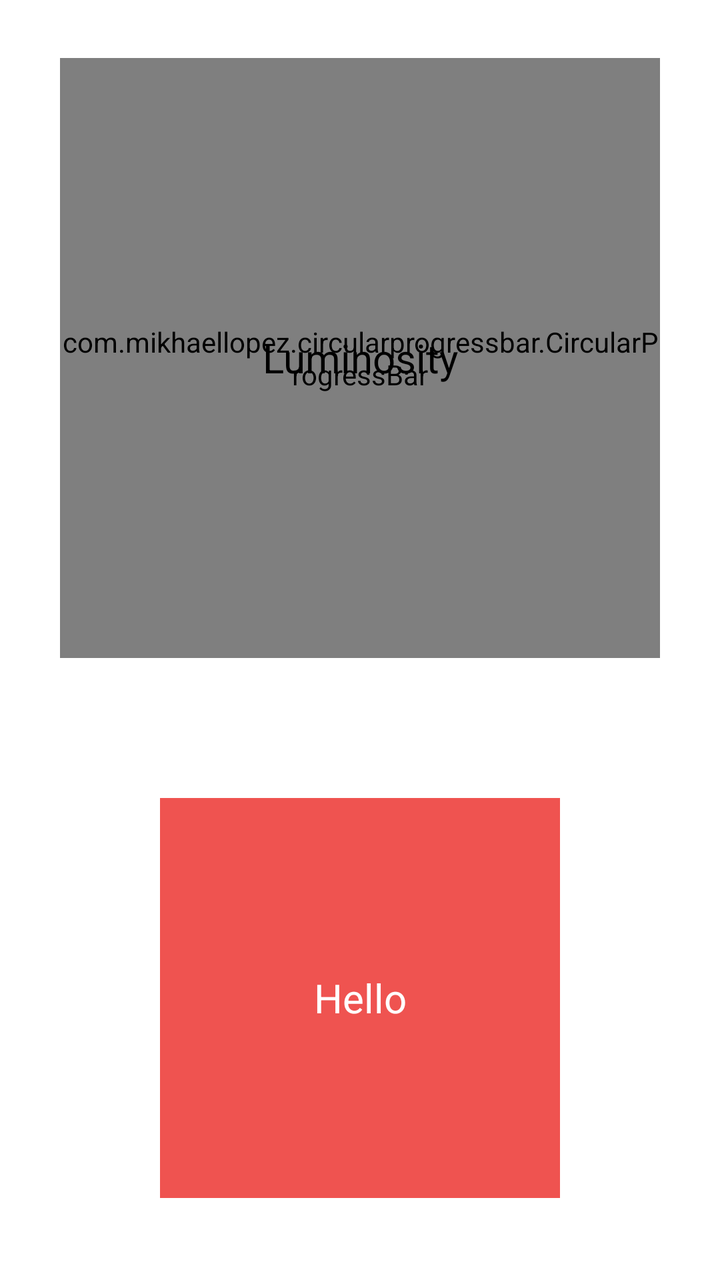
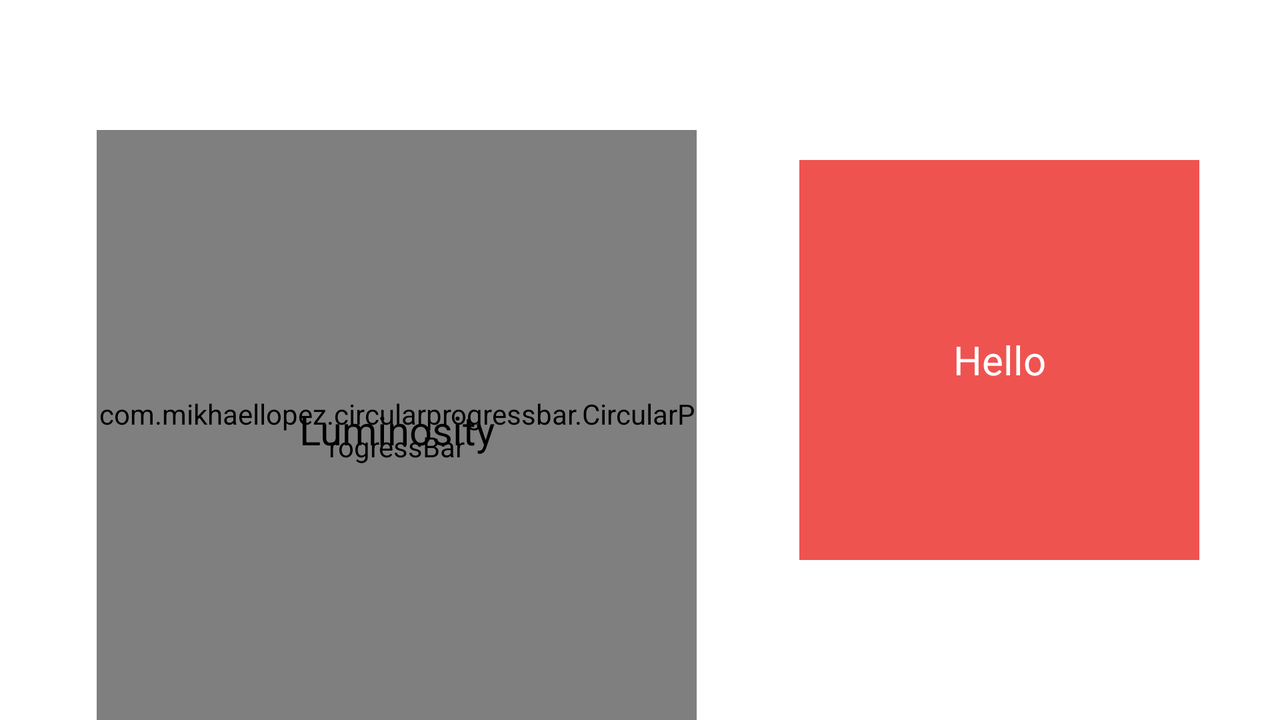

The same Android screen from two of the app's own layout files: first res/layout/ as a phone draws it, then the repository's variant for another configuration, drawn on a device whose configuration selects that folder. Both files follow.
<!-- AndroidManifest.xml: application theme Theme.CityProblems -->
<!-- res/layout/activity_sensores.xml -->
<?xml version="1.0" encoding="utf-8"?>
<androidx.constraintlayout.widget.ConstraintLayout
    xmlns:android="http://schemas.android.com/apk/res/android"
    xmlns:app="http://schemas.android.com/apk/res-auto"
    xmlns:tools="http://schemas.android.com/tools"
    android:layout_width="match_parent"
    android:layout_height="match_parent"
    tools:context=".Sensores">

    <RelativeLayout
        android:id="@+id/relativeLayout"
        android:layout_width="321dp"
        android:layout_height="358dp"
        app:layout_constraintEnd_toEndOf="parent"
        app:layout_constraintStart_toStartOf="parent"
        app:layout_constraintTop_toTopOf="parent">

        <com.mikhaellopez.circularprogressbar.CircularProgressBar
            android:id="@+id/circularProgressBar"
            android:layout_width="300dp"
            android:layout_height="300dp"
            android:layout_centerInParent="true"
            app:cpb_background_progressbar_color="#b6bbd8"
            app:cpb_background_progressbar_width="5dp"
            app:cpb_progress_direction="to_right"
            app:cpb_progress_max="25000"
            app:cpb_progressbar_color="#42A5F5"
            app:cpb_progressbar_width="10dp"
            app:cpb_round_border="true" />

        <TextView
            android:id="@+id/tv_text"
            android:layout_width="wrap_content"
            android:layout_height="wrap_content"
            android:layout_centerInParent="true"
            android:text="@string/luminosidade"
            android:textColor="@color/black"
            android:textSize="20sp" />

    </RelativeLayout>

    <RelativeLayout
        android:layout_width="234dp"
        android:layout_height="259dp"
        app:layout_constraintBottom_toBottomOf="parent"
        app:layout_constraintEnd_toEndOf="parent"
        app:layout_constraintStart_toStartOf="parent"
        app:layout_constraintTop_toBottomOf="@+id/relativeLayout">

        <TextView
            android:id="@+id/tv_square"
            android:layout_width="200dp"
            android:layout_height="200dp"
            android:layout_centerInParent="true"
            android:background="#EF5350"
            android:gravity="center"
            android:text="Hello"
            android:textColor="@color/white"
            android:textSize="20sp" />
    </RelativeLayout>
</androidx.constraintlayout.widget.ConstraintLayout>
<!-- resources referenced by this layout -->
<resources>
  <string name="luminosidade">Luminosity</string>
  <style name="Theme.CityProblems" parent="Theme.MaterialComponents.DayNight.DarkActionBar">
          
          <item name="colorPrimary">@color/purple_500</item>
          <item name="colorPrimaryVariant">@color/purple_700</item>
          <item name="colorOnPrimary">@color/white</item>
          
          <item name="colorSecondary">@color/teal_200</item>
          <item name="colorSecondaryVariant">@color/teal_700</item>
          <item name="colorOnSecondary">@color/black</item>
          
          <item name="android:statusBarColor" tools:targetApi="l">?attr/colorPrimaryVariant</item>
          
      </style>
</resources>
<!-- res/layout-land/activity_sensores.xml (the repository's variant of the layout above) -->
<!-- drawn on the phone turned sideways -->
<?xml version="1.0" encoding="utf-8"?>
<androidx.constraintlayout.widget.ConstraintLayout
    xmlns:android="http://schemas.android.com/apk/res/android"
    xmlns:app="http://schemas.android.com/apk/res-auto"
    xmlns:tools="http://schemas.android.com/tools"
    android:layout_width="match_parent"
    android:layout_height="match_parent"
    tools:context=".Sensores">

    <RelativeLayout
        android:id="@+id/relativeLayout"
        android:layout_width="321dp"
        android:layout_height="358dp"
        android:layout_marginTop="36dp"
        app:layout_constraintEnd_toEndOf="parent"
        app:layout_constraintHorizontal_bias="0.119"
        app:layout_constraintStart_toStartOf="parent"
        app:layout_constraintTop_toTopOf="parent">

        <com.mikhaellopez.circularprogressbar.CircularProgressBar
            android:id="@+id/circularProgressBar"
            android:layout_width="300dp"
            android:layout_height="300dp"
            android:layout_centerInParent="true"
            app:cpb_background_progressbar_color="#b6bbd8"
            app:cpb_background_progressbar_width="5dp"
            app:cpb_progress_direction="to_right"
            app:cpb_progress_max="25000"
            app:cpb_progressbar_color="#42A5F5"
            app:cpb_progressbar_width="10dp"
            app:cpb_round_border="true" />

        <TextView
            android:id="@+id/tv_text"
            android:layout_width="wrap_content"
            android:layout_height="wrap_content"
            android:layout_centerInParent="true"
            android:text="@string/luminosidade"
            android:textColor="@color/black"
            android:textSize="20sp" />

    </RelativeLayout>

    <RelativeLayout
        android:layout_width="234dp"
        android:layout_height="259dp"
        app:layout_constraintBottom_toBottomOf="parent"
        app:layout_constraintEnd_toEndOf="parent"
        app:layout_constraintHorizontal_bias="0.503"
        app:layout_constraintStart_toEndOf="@+id/relativeLayout"
        app:layout_constraintTop_toTopOf="parent">

        <TextView
            android:id="@+id/tv_square"
            android:layout_width="200dp"
            android:layout_height="200dp"
            android:layout_centerInParent="true"
            android:background="#EF5350"
            android:gravity="center"
            android:text="Hello"
            android:textColor="@color/white"
            android:textSize="20sp" />
    </RelativeLayout>
</androidx.constraintlayout.widget.ConstraintLayout>
